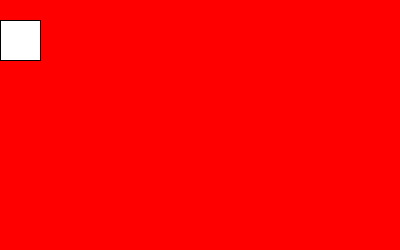
Frame 1 (no input)
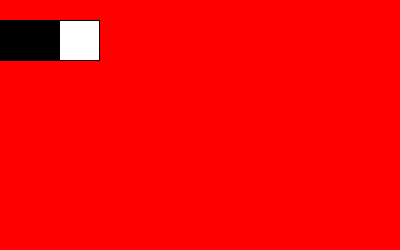
Frame 60 (the mouse pressed at the canvas centre just before this capture)
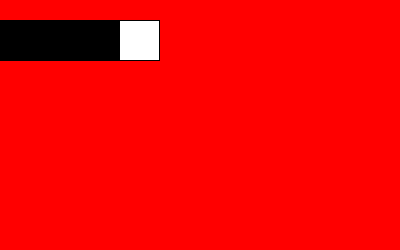
Frame 120 (the mouse held since frame 60 and released just before this capture)

The Processing sketch that drew these frames (run headless with seeded random() and noise(); from frame 60 on, the mouse is pressed at the canvas centre):

// Processing sketch: CP005_movingSquare
// ── CP005_movingSquare.pde
int x; // declare the variable

void setup() {
  size(400, 250);
  background(255, 0, 0);
  
  x = 0; // initialize the variable
}

void draw() {
  rect(x, 20, 40, 40);
  
  x = x + 1; // update the value of x
}
